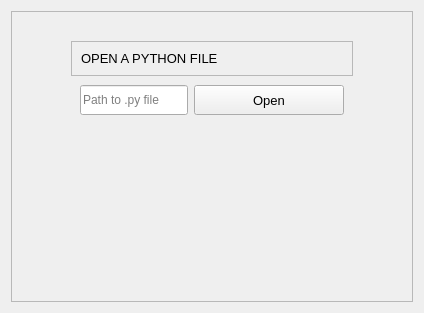
                     <widget class="QWidget" name="home">
                      <layout class="QVBoxLayout" name="verticalLayout_40">
                       <item>
                        <widget class="QFrame" name="home_row">
                         <property name="frameShape">
                          <enum>QFrame::StyledPanel</enum>
                         </property>
                         <property name="frameShadow">
                          <enum>QFrame::Raised</enum>
                         </property>
                         <layout class="QGridLayout" name="gridLayout_3">
                          <property name="bottomMargin">
                           <number>150</number>
                          </property>
                          <item row="1" column="0">
                           <widget class="QFrame" name="input_content">
                            <property name="minimumSize">
                             <size>
                              <width>0</width>
                              <height>110</height>
                             </size>
                            </property>
                            <property name="maximumSize">
                             <size>
                              <width>16777215</width>
                              <height>110</height>
                             </size>
                            </property>
                            <property name="frameShape">
                             <enum>QFrame::NoFrame</enum>
                            </property>
                            <property name="frameShadow">
                             <enum>QFrame::Raised</enum>
                            </property>
                            <layout class="QVBoxLayout" name="verticalLayout_38">
                             <property name="spacing">
                              <number>0</number>
                             </property>
                             <property name="leftMargin">
                              <number>50</number>
                             </property>
                             <property name="topMargin">
                              <number>0</number>
                             </property>
                             <property name="rightMargin">
                              <number>50</number>
                             </property>
                             <property name="bottomMargin">
                              <number>0</number>
                             </property>
                             <item>
                              <widget class="QFrame" name="info_layout">
                               <property name="maximumSize">
                                <size>
                                 <width>16777215</width>
                                 <height>35</height>
                                </size>
                               </property>
                               <property name="frameShape">
                                <enum>QFrame::StyledPanel</enum>
                               </property>
                               <property name="frameShadow">
                                <enum>QFrame::Raised</enum>
                               </property>
                               <layout class="QVBoxLayout" name="verticalLayout_39">
                                <item>
                                 <widget class="QLabel" name="info_label">
                                  <property name="font">
                                   <font>
                                    <family>Segoe UI</family>
                                    <pointsize>10</pointsize>
                                    <italic>false</italic>
                                    <bold>false</bold>
                                   </font>
                                  </property>
                                  <property name="styleSheet">
                                   <string notr="true"/>
                                  </property>
                                  <property name="text">
                                   <string>&lt;html&gt;&lt;head/&gt;&lt;body&gt;&lt;p&gt;OPEN A PYTHON FILE&lt;/p&gt;&lt;/body&gt;&lt;/html&gt;</string>
                                  </property>
                                 </widget>
                                </item>
                               </layout>
                              </widget>
                             </item>
                             <item>
                              <widget class="QFrame" name="input_layout">
                               <property name="frameShape">
                                <enum>QFrame::NoFrame</enum>
                               </property>
                               <property name="frameShadow">
                                <enum>QFrame::Raised</enum>
                               </property>
                               <layout class="QHBoxLayout" name="horizontalLayout_15">
                                <item>
                                 <layout class="QGridLayout" name="input_grid" rowstretch="0,0" columnstretch="0,0">
                                  <property name="bottomMargin">
                                   <number>0</number>
                                  </property>
                                  <item row="0" column="0">
                                   <widget class="QLineEdit" name="path_line">
                                    <property name="minimumSize">
                                     <size>
                                      <width>0</width>
                                      <height>30</height>
                                     </size>
                                    </property>
                                    <property name="styleSheet">
                                     <string notr="true">background-color:
                                                                                                                                                        rgb(33,
                                                                                                                                                        37,
                                                                                                                                                        43);</string>
                                    </property>
                                    <property name="text">
                                     <string/>
                                    </property>
                                    <property name="placeholderText">
                                     <string>Path to .py file</string>
                                    </property>
                                   </widget>
                                  </item>
                                  <item row="0" column="1">
                                   <widget class="QPushButton" name="open_btn">
                                    <property name="minimumSize">
                                     <size>
                                      <width>150</width>
                                      <height>30</height>
                                     </size>
                                    </property>
                                    <property name="font">
                                     <font>
                                      <family>Segoe UI</family>
                                      <pointsize>10</pointsize>
                                      <italic>false</italic>
                                      <bold>false</bold>
                                     </font>
                                    </property>
                                    <property name="cursor">
                                     <cursorShape>PointingHandCursor</cursorShape>
                                    </property>
                                    <property name="styleSheet">
                                     <string notr="true">background-color:
                                                                                                                                                        rgb(52,
                                                                                                                                                        59,
                                                                                                                                                        72);</string>
                                    </property>
                                    <property name="text">
                                     <string>Open</string>
                                    </property>
                                    <property name="icon">
                                     <iconset resource="resources.qrc">
                                      <normaloff>:/icons/images/icons/cil-folder-open.png</normaloff>:/icons/images/icons/cil-folder-open.png</iconset>
                                    </property>
                                   </widget>
                                  </item>
                                  <item row="1" column="0" colspan="2">
                                   <widget class="QLabel" name="error_msg_label">
                                    <property name="styleSheet">
                                     <string notr="true">color:
                                                                                                                                                        rgb(113,
                                                                                                                                                        126,
                                                                                                                                                        149);</string>
                                    </property>
                                    <property name="lineWidth">
                                     <number>1</number>
                                    </property>
                                    <property name="alignment">
                                     <set>Qt::AlignLeading|Qt::AlignLeft|Qt::AlignVCenter</set>
                                    </property>
                                   </widget>
                                  </item>
                                 </layout>
                                </item>
                               </layout>
                              </widget>
                             </item>
                            </layout>
                           </widget>
                          </item>
                          <item row="0" column="0">
                           <widget class="QLabel" name="logo_label">
                            <property name="autoFillBackground">
                             <bool>false</bool>
                            </property>
                            <property name="text">
                             <string/>
                            </property>
                            <property name="textFormat">
                             <enum>Qt::AutoText</enum>
                            </property>
                            <property name="pixmap">
                             <pixmap resource="resources.qrc">:/images/images/images/Python-Logo-PNG.png</pixmap>
                            </property>
                            <property name="scaledContents">
                             <bool>false</bool>
                            </property>
                            <property name="alignment">
                             <set>Qt::AlignCenter</set>
                            </property>
                           </widget>
                          </item>
                         </layout>
                        </widget>
                       </item>
                      </layout>
                     </widget>
